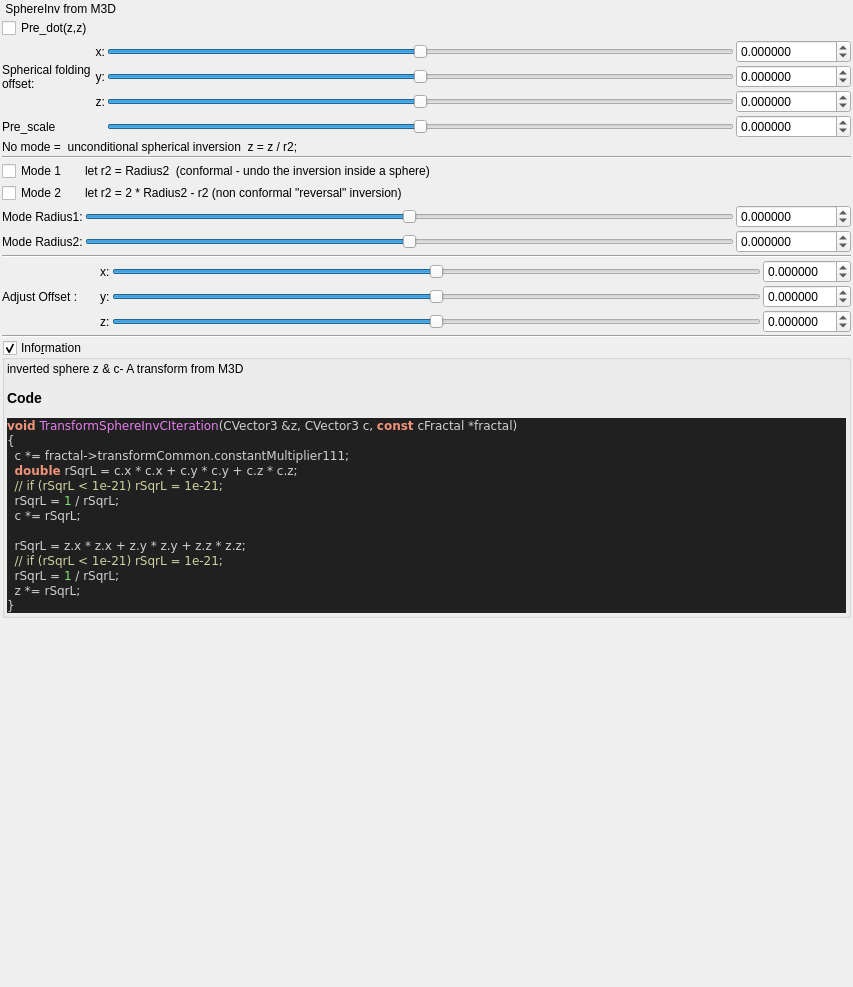
<?xml version="1.0" encoding="UTF-8"?>
<ui version="4.0">
 <class>Form</class>
 <widget class="QWidget" name="Form">
  <property name="geometry">
   <rect>
    <x>0</x>
    <y>0</y>
    <width>853</width>
    <height>987</height>
   </rect>
  </property>
  <property name="windowTitle">
   <string>Form</string>
  </property>
  <layout class="QVBoxLayout" name="verticalLayout">
   <property name="spacing">
    <number>2</number>
   </property>
   <property name="leftMargin">
    <number>2</number>
   </property>
   <property name="topMargin">
    <number>2</number>
   </property>
   <property name="rightMargin">
    <number>2</number>
   </property>
   <property name="bottomMargin">
    <number>2</number>
   </property>
   <item>
    <widget class="QLabel" name="label_17">
     <property name="text">
      <string> SphereInv from M3D</string>
     </property>
    </widget>
   </item>
   <item>
    <layout class="QGridLayout" name="gridLayout_16">
     <property name="spacing">
      <number>2</number>
     </property>
     <item row="4" column="3">
      <widget class="MyDoubleSpinBox" name="spinbox3_mandelbox_offset_y">
       <property name="sizePolicy">
        <sizepolicy hsizetype="Minimum" vsizetype="Maximum">
         <horstretch>0</horstretch>
         <verstretch>0</verstretch>
        </sizepolicy>
       </property>
       <property name="prefix">
        <string/>
       </property>
       <property name="suffix">
        <string/>
       </property>
       <property name="decimals">
        <number>6</number>
       </property>
       <property name="minimum">
        <double>-100.000000000000000</double>
       </property>
       <property name="maximum">
        <double>100.000000000000000</double>
       </property>
       <property name="singleStep">
        <double>0.100000000000000</double>
       </property>
      </widget>
     </item>
     <item row="3" column="3">
      <widget class="MyDoubleSpinBox" name="spinbox3_mandelbox_offset_x">
       <property name="sizePolicy">
        <sizepolicy hsizetype="Minimum" vsizetype="Maximum">
         <horstretch>0</horstretch>
         <verstretch>0</verstretch>
        </sizepolicy>
       </property>
       <property name="prefix">
        <string/>
       </property>
       <property name="suffix">
        <string/>
       </property>
       <property name="decimals">
        <number>6</number>
       </property>
       <property name="minimum">
        <double>-100.000000000000000</double>
       </property>
       <property name="maximum">
        <double>100.000000000000000</double>
       </property>
       <property name="singleStep">
        <double>0.100000000000000</double>
       </property>
      </widget>
     </item>
     <item row="3" column="0" rowspan="3">
      <widget class="QLabel" name="label_15">
       <property name="text">
        <string>Spherical folding
offset:</string>
       </property>
      </widget>
     </item>
     <item row="5" column="2">
      <widget class="QSlider" name="slider3_mandelbox_offset_z">
       <property name="sizePolicy">
        <sizepolicy hsizetype="Expanding" vsizetype="Maximum">
         <horstretch>0</horstretch>
         <verstretch>0</verstretch>
        </sizepolicy>
       </property>
       <property name="minimum">
        <number>-5000000</number>
       </property>
       <property name="maximum">
        <number>5000000</number>
       </property>
       <property name="singleStep">
        <number>1</number>
       </property>
       <property name="orientation">
        <enum>Qt::Horizontal</enum>
       </property>
      </widget>
     </item>
     <item row="6" column="3">
      <widget class="MyDoubleSpinBox" name="spinbox_transf_scale">
       <property name="sizePolicy">
        <sizepolicy hsizetype="Minimum" vsizetype="Maximum">
         <horstretch>0</horstretch>
         <verstretch>0</verstretch>
        </sizepolicy>
       </property>
       <property name="prefix">
        <string/>
       </property>
       <property name="suffix">
        <string/>
       </property>
       <property name="decimals">
        <number>6</number>
       </property>
       <property name="minimum">
        <double>-100000.000000000000000</double>
       </property>
       <property name="maximum">
        <double>100000.000000000000000</double>
       </property>
       <property name="singleStep">
        <double>0.100000000000000</double>
       </property>
      </widget>
     </item>
     <item row="3" column="2">
      <widget class="QSlider" name="slider3_mandelbox_offset_x">
       <property name="sizePolicy">
        <sizepolicy hsizetype="Expanding" vsizetype="Maximum">
         <horstretch>0</horstretch>
         <verstretch>0</verstretch>
        </sizepolicy>
       </property>
       <property name="minimum">
        <number>-5000000</number>
       </property>
       <property name="maximum">
        <number>5000000</number>
       </property>
       <property name="singleStep">
        <number>1</number>
       </property>
       <property name="orientation">
        <enum>Qt::Horizontal</enum>
       </property>
      </widget>
     </item>
     <item row="5" column="1">
      <widget class="QLabel" name="label_117">
       <property name="sizePolicy">
        <sizepolicy hsizetype="Preferred" vsizetype="Preferred">
         <horstretch>0</horstretch>
         <verstretch>0</verstretch>
        </sizepolicy>
       </property>
       <property name="text">
        <string>z:</string>
       </property>
       <property name="alignment">
        <set>Qt::AlignRight|Qt::AlignTrailing|Qt::AlignVCenter</set>
       </property>
      </widget>
     </item>
     <item row="4" column="1">
      <widget class="QLabel" name="label_116">
       <property name="sizePolicy">
        <sizepolicy hsizetype="Preferred" vsizetype="Preferred">
         <horstretch>0</horstretch>
         <verstretch>0</verstretch>
        </sizepolicy>
       </property>
       <property name="text">
        <string>y:</string>
       </property>
       <property name="alignment">
        <set>Qt::AlignRight|Qt::AlignTrailing|Qt::AlignVCenter</set>
       </property>
      </widget>
     </item>
     <item row="3" column="1">
      <widget class="QLabel" name="label_115">
       <property name="sizePolicy">
        <sizepolicy hsizetype="Preferred" vsizetype="Preferred">
         <horstretch>0</horstretch>
         <verstretch>0</verstretch>
        </sizepolicy>
       </property>
       <property name="text">
        <string>x:</string>
       </property>
       <property name="alignment">
        <set>Qt::AlignRight|Qt::AlignTrailing|Qt::AlignVCenter</set>
       </property>
      </widget>
     </item>
     <item row="6" column="0">
      <widget class="QLabel" name="label_18">
       <property name="text">
        <string>Pre_scale</string>
       </property>
      </widget>
     </item>
     <item row="6" column="2">
      <widget class="QSlider" name="slider_transf_scale">
       <property name="sizePolicy">
        <sizepolicy hsizetype="Expanding" vsizetype="Maximum">
         <horstretch>0</horstretch>
         <verstretch>0</verstretch>
        </sizepolicy>
       </property>
       <property name="minimum">
        <number>-20000000</number>
       </property>
       <property name="maximum">
        <number>20000000</number>
       </property>
       <property name="value">
        <number>0</number>
       </property>
       <property name="sliderPosition">
        <number>0</number>
       </property>
       <property name="orientation">
        <enum>Qt::Horizontal</enum>
       </property>
      </widget>
     </item>
     <item row="4" column="2">
      <widget class="QSlider" name="slider3_mandelbox_offset_y">
       <property name="sizePolicy">
        <sizepolicy hsizetype="Expanding" vsizetype="Maximum">
         <horstretch>0</horstretch>
         <verstretch>0</verstretch>
        </sizepolicy>
       </property>
       <property name="minimum">
        <number>-5000000</number>
       </property>
       <property name="maximum">
        <number>5000000</number>
       </property>
       <property name="singleStep">
        <number>1</number>
       </property>
       <property name="orientation">
        <enum>Qt::Horizontal</enum>
       </property>
      </widget>
     </item>
     <item row="5" column="3">
      <widget class="MyDoubleSpinBox" name="spinbox3_mandelbox_offset_z">
       <property name="sizePolicy">
        <sizepolicy hsizetype="Minimum" vsizetype="Maximum">
         <horstretch>0</horstretch>
         <verstretch>0</verstretch>
        </sizepolicy>
       </property>
       <property name="prefix">
        <string/>
       </property>
       <property name="suffix">
        <string/>
       </property>
       <property name="decimals">
        <number>6</number>
       </property>
       <property name="minimum">
        <double>-100.000000000000000</double>
       </property>
       <property name="maximum">
        <double>100.000000000000000</double>
       </property>
       <property name="singleStep">
        <double>0.100000000000000</double>
       </property>
      </widget>
     </item>
     <item row="0" column="0">
      <widget class="QCheckBox" name="checkBox_transf_function_enabledy_false">
       <property name="text">
        <string>Pre_dot(z,z)</string>
       </property>
      </widget>
     </item>
    </layout>
   </item>
   <item>
    <widget class="QLabel" name="label_19">
     <property name="text">
      <string>No mode =  unconditional spherical inversion  z = z / r2;</string>
     </property>
    </widget>
   </item>
   <item>
    <widget class="Line" name="line_23">
     <property name="orientation">
      <enum>Qt::Horizontal</enum>
     </property>
    </widget>
   </item>
   <item>
    <layout class="QGridLayout" name="gridLayout_2">
     <item row="1" column="1">
      <widget class="QLabel" name="label_48">
       <property name="text">
        <string>let r2 = 2 * Radius2 - r2 (non conformal &quot;reversal&quot; inversion) </string>
       </property>
      </widget>
     </item>
     <item row="3" column="2">
      <widget class="MyDoubleSpinBox" name="spinbox_transf_minimum_radius_neg1">
       <property name="sizePolicy">
        <sizepolicy hsizetype="Minimum" vsizetype="Maximum">
         <horstretch>0</horstretch>
         <verstretch>0</verstretch>
        </sizepolicy>
       </property>
       <property name="prefix">
        <string/>
       </property>
       <property name="suffix">
        <string/>
       </property>
       <property name="decimals">
        <number>6</number>
       </property>
       <property name="minimum">
        <double>-100000.000000000000000</double>
       </property>
       <property name="maximum">
        <double>100000.000000000000000</double>
       </property>
       <property name="singleStep">
        <double>0.100000000000000</double>
       </property>
      </widget>
     </item>
     <item row="3" column="0">
      <widget class="QLabel" name="label_47">
       <property name="text">
        <string>Mode Radius2:</string>
       </property>
      </widget>
     </item>
     <item row="2" column="1">
      <widget class="QSlider" name="slider_mandelbox_folding_fixed_radius">
       <property name="sizePolicy">
        <sizepolicy hsizetype="Expanding" vsizetype="Maximum">
         <horstretch>0</horstretch>
         <verstretch>0</verstretch>
        </sizepolicy>
       </property>
       <property name="minimum">
        <number>-5000000</number>
       </property>
       <property name="maximum">
        <number>5000000</number>
       </property>
       <property name="value">
        <number>0</number>
       </property>
       <property name="sliderPosition">
        <number>0</number>
       </property>
       <property name="orientation">
        <enum>Qt::Horizontal</enum>
       </property>
      </widget>
     </item>
     <item row="2" column="2">
      <widget class="MyDoubleSpinBox" name="spinbox_mandelbox_folding_fixed_radius">
       <property name="sizePolicy">
        <sizepolicy hsizetype="Minimum" vsizetype="Maximum">
         <horstretch>0</horstretch>
         <verstretch>0</verstretch>
        </sizepolicy>
       </property>
       <property name="prefix">
        <string/>
       </property>
       <property name="suffix">
        <string/>
       </property>
       <property name="decimals">
        <number>6</number>
       </property>
       <property name="minimum">
        <double>-100000.000000000000000</double>
       </property>
       <property name="maximum">
        <double>100000.000000000000000</double>
       </property>
       <property name="singleStep">
        <double>0.100000000000000</double>
       </property>
      </widget>
     </item>
     <item row="3" column="1">
      <widget class="QSlider" name="slider_transf_minimum_radius_neg1">
       <property name="sizePolicy">
        <sizepolicy hsizetype="Expanding" vsizetype="Maximum">
         <horstretch>0</horstretch>
         <verstretch>0</verstretch>
        </sizepolicy>
       </property>
       <property name="minimum">
        <number>-5000000</number>
       </property>
       <property name="maximum">
        <number>5000000</number>
       </property>
       <property name="value">
        <number>0</number>
       </property>
       <property name="sliderPosition">
        <number>0</number>
       </property>
       <property name="orientation">
        <enum>Qt::Horizontal</enum>
       </property>
      </widget>
     </item>
     <item row="2" column="0">
      <widget class="QLabel" name="label_16">
       <property name="text">
        <string>Mode Radius1:</string>
       </property>
      </widget>
     </item>
     <item row="0" column="0">
      <widget class="QCheckBox" name="checkBox_transf_function_enabled_false">
       <property name="text">
        <string>Mode 1</string>
       </property>
      </widget>
     </item>
     <item row="0" column="1">
      <widget class="QLabel" name="label_20">
       <property name="text">
        <string>let r2 = Radius2  (conformal - undo the inversion inside a sphere) </string>
       </property>
      </widget>
     </item>
     <item row="1" column="0">
      <widget class="QCheckBox" name="checkBox_transf_function_enabledx_false">
       <property name="text">
        <string>Mode 2</string>
       </property>
      </widget>
     </item>
     <item row="4" column="0" colspan="3">
      <widget class="Line" name="line_24">
       <property name="orientation">
        <enum>Qt::Horizontal</enum>
       </property>
      </widget>
     </item>
    </layout>
   </item>
   <item>
    <layout class="QGridLayout" name="gridLayout_34">
     <property name="spacing">
      <number>2</number>
     </property>
     <item row="1" column="0">
      <widget class="QLabel" name="label_256">
       <property name="text">
        <string>Adjust Offset :      </string>
       </property>
      </widget>
     </item>
     <item row="0" column="1">
      <widget class="QLabel" name="label_121">
       <property name="text">
        <string>x:</string>
       </property>
      </widget>
     </item>
     <item row="1" column="1">
      <widget class="QLabel" name="label_122">
       <property name="text">
        <string>y:</string>
       </property>
      </widget>
     </item>
     <item row="2" column="1">
      <widget class="QLabel" name="label_123">
       <property name="text">
        <string>z:</string>
       </property>
      </widget>
     </item>
     <item row="0" column="3">
      <widget class="MyDoubleSpinBox" name="spinbox3_transf_addition_constant_x">
       <property name="sizePolicy">
        <sizepolicy hsizetype="Minimum" vsizetype="Maximum">
         <horstretch>0</horstretch>
         <verstretch>0</verstretch>
        </sizepolicy>
       </property>
       <property name="prefix">
        <string/>
       </property>
       <property name="suffix">
        <string/>
       </property>
       <property name="decimals">
        <number>6</number>
       </property>
       <property name="minimum">
        <double>-99.989999999999995</double>
       </property>
       <property name="maximum">
        <double>99.989999999999995</double>
       </property>
       <property name="singleStep">
        <double>0.100000000000000</double>
       </property>
      </widget>
     </item>
     <item row="1" column="3">
      <widget class="MyDoubleSpinBox" name="spinbox3_transf_addition_constant_y">
       <property name="sizePolicy">
        <sizepolicy hsizetype="Minimum" vsizetype="Maximum">
         <horstretch>0</horstretch>
         <verstretch>0</verstretch>
        </sizepolicy>
       </property>
       <property name="prefix">
        <string/>
       </property>
       <property name="suffix">
        <string/>
       </property>
       <property name="decimals">
        <number>6</number>
       </property>
       <property name="minimum">
        <double>-99.989999999999995</double>
       </property>
       <property name="maximum">
        <double>99.989999999999995</double>
       </property>
       <property name="singleStep">
        <double>0.100000000000000</double>
       </property>
      </widget>
     </item>
     <item row="2" column="3">
      <widget class="MyDoubleSpinBox" name="spinbox3_transf_addition_constant_z">
       <property name="sizePolicy">
        <sizepolicy hsizetype="Minimum" vsizetype="Maximum">
         <horstretch>0</horstretch>
         <verstretch>0</verstretch>
        </sizepolicy>
       </property>
       <property name="prefix">
        <string/>
       </property>
       <property name="suffix">
        <string/>
       </property>
       <property name="decimals">
        <number>6</number>
       </property>
       <property name="minimum">
        <double>-99.989999999999995</double>
       </property>
       <property name="maximum">
        <double>99.989999999999995</double>
       </property>
       <property name="singleStep">
        <double>0.100000000000000</double>
       </property>
      </widget>
     </item>
     <item row="0" column="2">
      <widget class="QSlider" name="slider3_transf_addition_constant_x">
       <property name="sizePolicy">
        <sizepolicy hsizetype="Preferred" vsizetype="Preferred">
         <horstretch>0</horstretch>
         <verstretch>0</verstretch>
        </sizepolicy>
       </property>
       <property name="minimum">
        <number>-5000000</number>
       </property>
       <property name="maximum">
        <number>5000000</number>
       </property>
       <property name="singleStep">
        <number>1</number>
       </property>
       <property name="orientation">
        <enum>Qt::Horizontal</enum>
       </property>
      </widget>
     </item>
     <item row="1" column="2">
      <widget class="QSlider" name="slider3_transf_addition_constant_y">
       <property name="sizePolicy">
        <sizepolicy hsizetype="Expanding" vsizetype="Maximum">
         <horstretch>0</horstretch>
         <verstretch>0</verstretch>
        </sizepolicy>
       </property>
       <property name="minimum">
        <number>-5000000</number>
       </property>
       <property name="maximum">
        <number>5000000</number>
       </property>
       <property name="singleStep">
        <number>1</number>
       </property>
       <property name="orientation">
        <enum>Qt::Horizontal</enum>
       </property>
      </widget>
     </item>
     <item row="2" column="2">
      <widget class="QSlider" name="slider3_transf_addition_constant_z">
       <property name="sizePolicy">
        <sizepolicy hsizetype="Expanding" vsizetype="Maximum">
         <horstretch>0</horstretch>
         <verstretch>0</verstretch>
        </sizepolicy>
       </property>
       <property name="minimum">
        <number>-5000000</number>
       </property>
       <property name="maximum">
        <number>5000000</number>
       </property>
       <property name="singleStep">
        <number>1</number>
       </property>
       <property name="orientation">
        <enum>Qt::Horizontal</enum>
       </property>
      </widget>
     </item>
     <item row="3" column="0" colspan="4">
      <widget class="Line" name="line_22">
       <property name="orientation">
        <enum>Qt::Horizontal</enum>
       </property>
      </widget>
     </item>
    </layout>
   </item>
   <item>
    <widget class="MyGroupBox" name="groupCheck_info">
     <property name="title">
      <string>Info&amp;rmation</string>
     </property>
     <property name="flat">
      <bool>false</bool>
     </property>
     <property name="checkable">
      <bool>true</bool>
     </property>
     <layout class="QVBoxLayout" name="verticalLayout_2">
      <property name="spacing">
       <number>2</number>
      </property>
      <property name="leftMargin">
       <number>2</number>
      </property>
      <property name="topMargin">
       <number>2</number>
      </property>
      <property name="rightMargin">
       <number>2</number>
      </property>
      <property name="bottomMargin">
       <number>2</number>
      </property>
      <item>
       <widget class="QLabel" name="label_code_content">
        <property name="text">
         <string>&lt;p&gt;inverted sphere z &amp; c- A transform from M3D&lt;/p&gt;&lt;table&gt;
&lt;/table&gt;
&lt;h3&gt;Code&lt;/h3&gt;
&lt;body style=&quot;background-color:#202020&quot;&gt;
&lt;pre style=&quot;color:#d0d0d0; background-color:#202020;  font-family:'Courier New',monospace;&quot;&gt;&lt;span style=&quot;color:#f09479; font-weight:bold&quot;&gt;void&lt;/span&gt; &lt;span style=&quot;color:#e47eed&quot;&gt;TransformSphereInvCIteration&lt;/span&gt;&lt;span style=&quot;color:#d0d0d0&quot;&gt;(&lt;/span&gt;CVector3 &lt;span style=&quot;color:#d0d0d0&quot;&gt;&amp;amp;&lt;/span&gt;z&lt;span style=&quot;color:#d0d0d0&quot;&gt;,&lt;/span&gt; CVector3 c&lt;span style=&quot;color:#d0d0d0&quot;&gt;,&lt;/span&gt; &lt;span style=&quot;color:#f09479; font-weight:bold&quot;&gt;const&lt;/span&gt; cFractal &lt;span style=&quot;color:#d0d0d0&quot;&gt;*&lt;/span&gt;fractal&lt;span style=&quot;color:#d0d0d0&quot;&gt;)&lt;/span&gt;
&lt;span style=&quot;color:#d0d0d0&quot;&gt;{&lt;/span&gt;
  c &lt;span style=&quot;color:#d0d0d0&quot;&gt;*=&lt;/span&gt; fractal&lt;span style=&quot;color:#d0d0d0&quot;&gt;-&amp;gt;&lt;/span&gt;transformCommon&lt;span style=&quot;color:#d0d0d0&quot;&gt;.&lt;/span&gt;constantMultiplier111&lt;span style=&quot;color:#d0d0d0&quot;&gt;;&lt;/span&gt;
  &lt;span style=&quot;color:#f09479; font-weight:bold&quot;&gt;double&lt;/span&gt; rSqrL &lt;span style=&quot;color:#d0d0d0&quot;&gt;=&lt;/span&gt; c&lt;span style=&quot;color:#d0d0d0&quot;&gt;.&lt;/span&gt;x &lt;span style=&quot;color:#d0d0d0&quot;&gt;*&lt;/span&gt; c&lt;span style=&quot;color:#d0d0d0&quot;&gt;.&lt;/span&gt;x &lt;span style=&quot;color:#d0d0d0&quot;&gt;+&lt;/span&gt; c&lt;span style=&quot;color:#d0d0d0&quot;&gt;.&lt;/span&gt;y &lt;span style=&quot;color:#d0d0d0&quot;&gt;*&lt;/span&gt; c&lt;span style=&quot;color:#d0d0d0&quot;&gt;.&lt;/span&gt;y &lt;span style=&quot;color:#d0d0d0&quot;&gt;+&lt;/span&gt; c&lt;span style=&quot;color:#d0d0d0&quot;&gt;.&lt;/span&gt;z &lt;span style=&quot;color:#d0d0d0&quot;&gt;*&lt;/span&gt; c&lt;span style=&quot;color:#d0d0d0&quot;&gt;.&lt;/span&gt;z&lt;span style=&quot;color:#d0d0d0&quot;&gt;;&lt;/span&gt;
  &lt;span style=&quot;color:#d0d0a0&quot;&gt;// if (rSqrL &amp;lt; 1e-21) rSqrL = 1e-21;&lt;/span&gt;
  rSqrL &lt;span style=&quot;color:#d0d0d0&quot;&gt;=&lt;/span&gt; &lt;span style=&quot;color:#87df71&quot;&gt;1&lt;/span&gt; &lt;span style=&quot;color:#d0d0d0&quot;&gt;/&lt;/span&gt; rSqrL&lt;span style=&quot;color:#d0d0d0&quot;&gt;;&lt;/span&gt;
  c &lt;span style=&quot;color:#d0d0d0&quot;&gt;*=&lt;/span&gt; rSqrL&lt;span style=&quot;color:#d0d0d0&quot;&gt;;&lt;/span&gt;

  rSqrL &lt;span style=&quot;color:#d0d0d0&quot;&gt;=&lt;/span&gt; z&lt;span style=&quot;color:#d0d0d0&quot;&gt;.&lt;/span&gt;x &lt;span style=&quot;color:#d0d0d0&quot;&gt;*&lt;/span&gt; z&lt;span style=&quot;color:#d0d0d0&quot;&gt;.&lt;/span&gt;x &lt;span style=&quot;color:#d0d0d0&quot;&gt;+&lt;/span&gt; z&lt;span style=&quot;color:#d0d0d0&quot;&gt;.&lt;/span&gt;y &lt;span style=&quot;color:#d0d0d0&quot;&gt;*&lt;/span&gt; z&lt;span style=&quot;color:#d0d0d0&quot;&gt;.&lt;/span&gt;y &lt;span style=&quot;color:#d0d0d0&quot;&gt;+&lt;/span&gt; z&lt;span style=&quot;color:#d0d0d0&quot;&gt;.&lt;/span&gt;z &lt;span style=&quot;color:#d0d0d0&quot;&gt;*&lt;/span&gt; z&lt;span style=&quot;color:#d0d0d0&quot;&gt;.&lt;/span&gt;z&lt;span style=&quot;color:#d0d0d0&quot;&gt;;&lt;/span&gt;
  &lt;span style=&quot;color:#d0d0a0&quot;&gt;// if (rSqrL &amp;lt; 1e-21) rSqrL = 1e-21;&lt;/span&gt;
  rSqrL &lt;span style=&quot;color:#d0d0d0&quot;&gt;=&lt;/span&gt; &lt;span style=&quot;color:#87df71&quot;&gt;1&lt;/span&gt; &lt;span style=&quot;color:#d0d0d0&quot;&gt;/&lt;/span&gt; rSqrL&lt;span style=&quot;color:#d0d0d0&quot;&gt;;&lt;/span&gt;
  z &lt;span style=&quot;color:#d0d0d0&quot;&gt;*=&lt;/span&gt; rSqrL&lt;span style=&quot;color:#d0d0d0&quot;&gt;;&lt;/span&gt;
&lt;span style=&quot;color:#d0d0d0&quot;&gt;}&lt;/span&gt;
&lt;/pre&gt;
&lt;/body&gt;</string>
        </property>
        <property name="wordWrap">
         <bool>true</bool>
        </property>
        <property name="openExternalLinks">
         <bool>true</bool>
        </property>
        <property name="textInteractionFlags">
         <set>Qt::LinksAccessibleByMouse|Qt::TextSelectableByMouse</set>
        </property>
       </widget>
      </item>
     </layout>
    </widget>
   </item>
   <item>
    <spacer name="verticalSpacer">
     <property name="orientation">
      <enum>Qt::Vertical</enum>
     </property>
     <property name="sizeHint" stdset="0">
      <size>
       <width>20</width>
       <height>40</height>
      </size>
     </property>
    </spacer>
   </item>
  </layout>
 </widget>
 <customwidgets>
  <customwidget>
   <class>MyDoubleSpinBox</class>
   <extends>QDoubleSpinBox</extends>
   <header>my_double_spin_box.h</header>
  </customwidget>
  <customwidget>
   <class>MyGroupBox</class>
   <extends>QGroupBox</extends>
   <header>my_group_box.h</header>
   <container>1</container>
  </customwidget>
 </customwidgets>
 <resources/>
 <connections/>
</ui>
